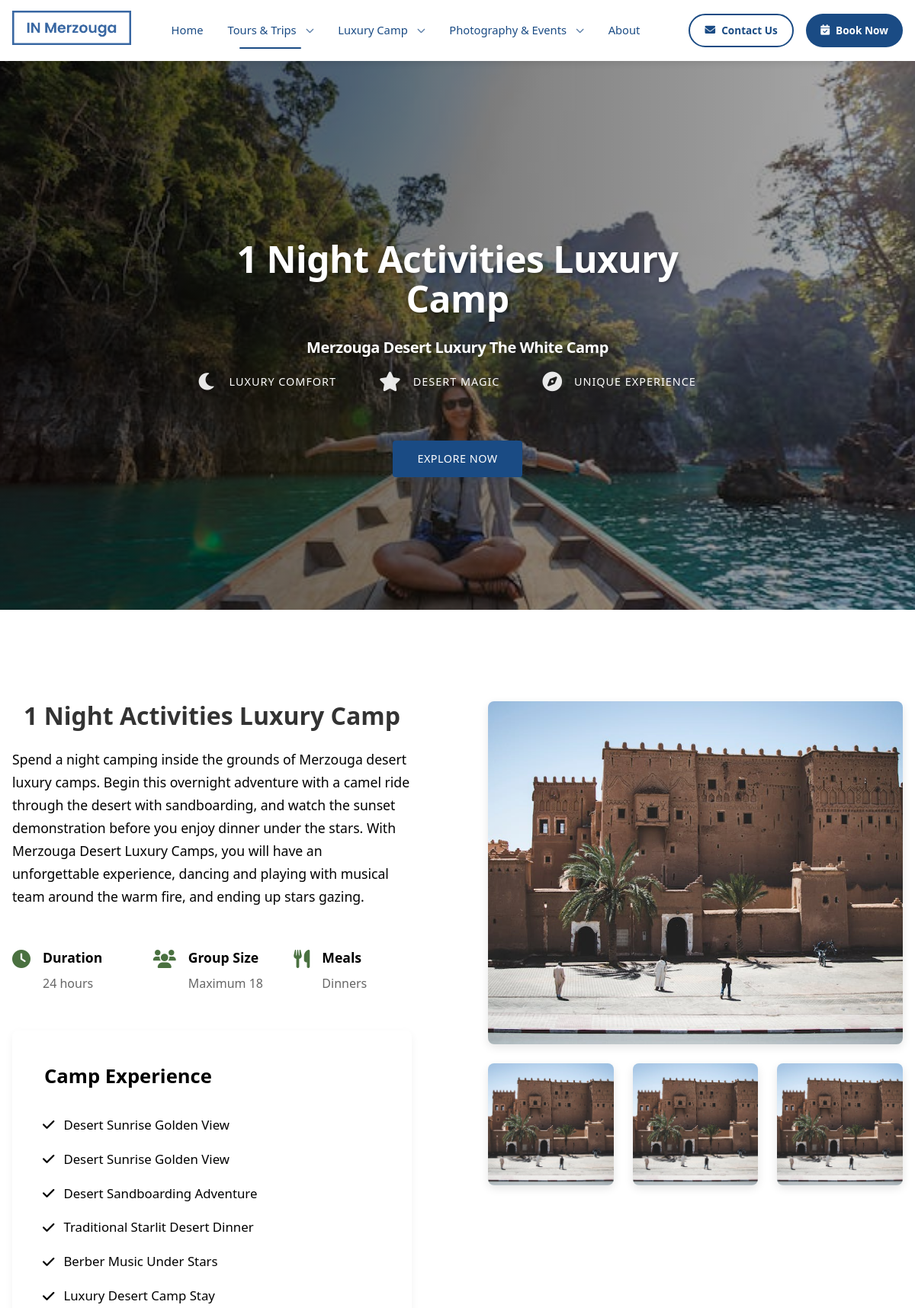
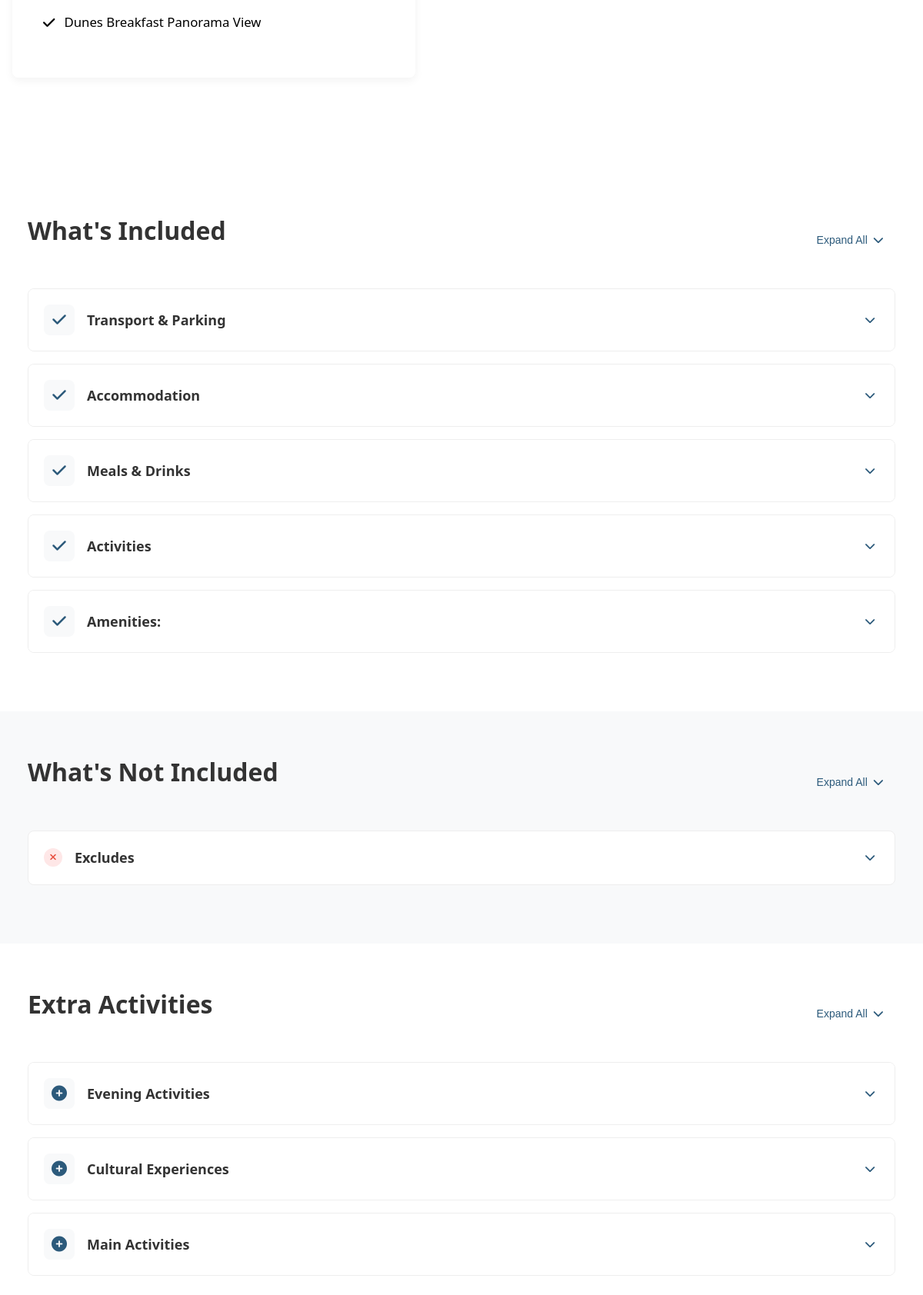
/luxury-camp/1-night-activities-luxury-camp/ (upper part), run on the app's committed database (2 pictures, top to bottom).
### app/models.py (models this page shows, shortened)
class SEOModel(models.Model):
    meta_title = models.CharField(
        max_length=60,
        blank=True,
        null=True,
        help_text="Meta title (50-60 characters recommended)"
    )
    meta_description = models.CharField(
        max_length=160,
        blank=True,
        null=True,
        help_text="Meta description (150-160 characters recommended)"
    )
    meta_keywords = models.CharField(
        max_length=255,
        blank=True,
        null=True,
        help_text="Comma-separated keywords"
    )
    og_title = models.CharField(
        max_length=60,
        blank=True,
        null=True,
        help_text="Open Graph title for social media"
    )
    og_description = models.CharField(
        max_length=200,
        blank=True,
        null=True,
        help_text="Open Graph description for social media"
    )
    og_image = models.ImageField(
        upload_to='seo/og/',
        blank=True,
        null=True,
        help_text="Open Graph image (1200x630px recommended)"
    )
    og_type = models.CharField(
        max_length=50,
        blank=True,
        null=True,
        default='website',
        help_text="Open Graph type (e.g., website, article)"
    )
    twitter_card = models.CharField(
        max_length=50,
        blank=True,
        null=True,
        default='summary_large_image',
        help_text="Twitter card type (summary, summary_large_image)"
    )
    twitter_title = models.CharField(
        max_length=60,
        blank=True,
        null=True,
        help_text="Twitter card title (falls back to OG title)"
    )
    twitter_description = models.CharField(
        max_length=200,
        blank=True,
        null=True,
        help_text="Twitter card description (falls back to OG description)"
    )
    twitter_image = models.ImageField(
        upload_to='seo/twitter/',
        blank=True,
        null=True,
        help_text="Twitter card image (falls back to OG image)"
    )
    canonical_url = models.URLField(
        blank=True,
        null=True,
        help_text="Canonical URL (if different from current URL)"
    )
    robots_index = models.BooleanField(
        default=True,
        null=True,
        help_text="Allow search engines to index this page"
    )
    robots_follow = models.BooleanField(
        default=True,
        null=True,
        help_text="Allow search engines to follow links on this page"
    )
    class Meta:
        abstract = True

class LuxuryCamp(SEOModel):
    title = models.CharField(max_length=200, help_text="Main title for the luxury camp")
    slug = models.SlugField(max_length=255, unique=True, blank=True, help_text="URL-friendly version of the title")
    subtitle = models.CharField(max_length=200, help_text="Subtitle describing the experience")
    description = models.TextField(help_text="Main description of the luxury camp experience")
    hero_image = models.ImageField(upload_to='luxury_camp/', help_text="Hero background image")
    is_active = models.BooleanField(default=True, help_text="Check to show this camp in navigation")
    main_section_image = models.ImageField(upload_to='luxury_camp/sections/', help_text="Main large image for the section", blank=True, null=True)
    main_section_image_caption = models.CharField(max_length=200, blank=True, help_text="Caption for the main section image")
    section_image_1 = models.ImageField(upload_to='luxury_camp/sections/', help_text="First small image", blank=True, null=True)
    section_image_1_caption = models.CharField(max_length=200, blank=True, help_text="Caption for the first small image")
    section_image_2 = models.ImageField(upload_to='luxury_camp/sections/', help_text="Second small image", blank=True, null=True)
    section_image_2_caption = models.CharField(max_length=200, blank=True, help_text="Caption for the second small image")
    section_image_3 = models.ImageField(upload_to='luxury_camp/sections/', help_text="Third small image", blank=True, null=True)
    section_image_3_caption = models.CharField(max_length=200, blank=True, help_text="Caption for the third small image")
    hero_feature_1_icon = models.CharField(max_length=50, default='fas fa-moon', help_text="FontAwesome icon class")
    hero_feature_1_text = models.CharField(max_length=100, default='Luxury Comfort')
    hero_feature_2_icon = models.CharField(max_length=50, default='fas fa-star', help_text="FontAwesome icon class")
    hero_feature_2_text = models.CharField(max_length=100, default='Desert Magic')
    hero_feature_3_icon = models.CharField(max_length=50, default='fas fa-compass', help_text="FontAwesome icon class")
    hero_feature_3_text = models.CharField(max_length=100, default='Unique Experience')
    duration = models.CharField(max_length=50, default='24 hours', help_text="Duration of the experience")
    group_size = models.CharField(max_length=50, default='2-4 persons per tent', help_text="Typical group size")
    meals_included = models.CharField(max_length=100, default='Dinner and breakfast included', help_text="Included meals")
    class Meta:
        verbose_name = "D - Luxury Camp"
        verbose_name_plural = "D - Luxury Camps"

class LuxuryCampExperience(models.Model):
    camp = models.ForeignKey(LuxuryCamp, related_name='experiences', on_delete=models.CASCADE)
    title = models.CharField(max_length=200)
    icon = models.CharField(max_length=50, default='fas fa-check', help_text="FontAwesome icon class")
    order = models.PositiveIntegerField(default=0)
    class Meta:
        ordering = ['order']
        verbose_name = "Camp Experience"
        verbose_name_plural = "Camp Experiences"

class LuxuryCampInclusion(models.Model):
    camp = models.ForeignKey(LuxuryCamp, related_name='inclusions', on_delete=models.CASCADE)
    title = models.CharField(max_length=200)
    description = models.TextField(help_text="Enter each item on a new line")
    icon = models.CharField(max_length=50, default='fas fa-check')
    order = models.PositiveIntegerField(default=0)
    class Meta:
        ordering = ['order']
    @property
    def description_list(self):
        return [item.strip() for item in self.description.split('\n') if item.strip()]

class LuxuryCampExclusion(models.Model):
    camp = models.ForeignKey(LuxuryCamp, related_name='exclusions', on_delete=models.CASCADE)
    title = models.CharField(max_length=200)
    description = models.TextField(help_text="Enter each item on a new line")
    icon = models.CharField(max_length=50, default='fas fa-times')
    order = models.PositiveIntegerField(default=0)
    class Meta:
        ordering = ['order']
    @property
    def description_list(self):
        return [item.strip() for item in self.description.split('\n') if item.strip()]

class LuxuryCampActivity(models.Model):
    camp = models.ForeignKey(LuxuryCamp, related_name='extra_activities', on_delete=models.CASCADE)
    title = models.CharField(max_length=200)
    description = models.TextField(help_text="Enter each item on a new line")
    icon = models.CharField(max_length=50, default='fas fa-plus-circle')
    order = models.PositiveIntegerField(default=0)
    class Meta:
        ordering = ['order']
        verbose_name_plural = "Luxury camp activities"
    @property
    def description_list(self):
        return [item.strip() for item in self.description.split('\n') if item.strip()]

### app/views.py (the view, shortened to what this page needs)
# urls.py: path('luxury-camp/', views.luxury_camp, name='luxury_camp'),
def luxury_camp(request, slug=None):
    if slug:
        camp = get_object_or_404(LuxuryCamp.objects.prefetch_related(
            'experiences',
            'inclusions',
            'exclusions',
            'extra_activities',
            'prices',
            'faqs',
            'photos'
        ), slug=slug)
    context = {
        'camp': camp,
        'experiences': camp.experiences.all(),
        'inclusions': camp.inclusions.all(),
        'exclusions': camp.exclusions.all(),
        'activities': camp.extra_activities.all(),
        'prices': camp.prices.all(),
        'faqs': camp.faqs.all(),
        'photos': camp.photos.all(),
        'seo': get_seo_context(camp),
    }
    return render(request, 'luxury-camp.html', context)

### templates/luxury-camp.html (shortened to what this page needs)
{% extends 'base-site.html' %}
{% load static %}
{% block extra_css %}
<link rel="stylesheet" href="https://cdnjs.cloudflare.com/ajax/libs/font-awesome/6.0.0/css/all.min.css">
<link rel="stylesheet" href="{% static 'css/luxury-camp.css' %}">
<link rel="stylesheet" href="{% static 'css/styles.css' %}">
<link rel="stylesheet" href="{% static 'css/contact.css' %}">
<link rel="stylesheet" href="{% static 'css/footer.css' %}">
<link rel="stylesheet" href="{% static 'css/tour-page.css' %}">
<link rel="stylesheet" href="{% static 'css/whats-included.css' %}">
<link rel="stylesheet" href="{% static 'css/not-included.css' %}">
<link rel="stylesheet" href="{% static 'css/prices.css' %}">
<link rel="stylesheet" href="{% static 'css/faq.css' %}">
<link rel="stylesheet" href="{% static 'css/customer-photos.css' %}">
{% endblock %}
{% block content %}
    <header class="luxury-hero">
        <div class="hero-background">
            <img src="{{ camp.hero_image.url }}" alt="{{ camp.title }}" class="hero-img">
            <div class="hero-overlay"></div>
        </div>
        <div class="container">
            <div class="hero-content">
                <h1>{{ camp.title }}<span style="font-size: 20px; font-weight: 600;"> <br> {{ camp.subtitle }}</span></h1>
                <div class="hero-features">
                    <div class="feature">
                        <i class="{{ camp.hero_feature_1_icon }}"></i>
                        <span>{{ camp.hero_feature_1_text }}</span>
                    </div>
                    <div class="feature">
                        <i class="{{ camp.hero_feature_2_icon }}"></i>
                        <span>{{ camp.hero_feature_2_text }}</span>
                    </div>
                    <div class="feature">
                        <i class="{{ camp.hero_feature_3_icon }}"></i>
                        <span>{{ camp.hero_feature_3_text }}</span>
                    </div>
                </div>
                <a href="#one-night" class="hero-cta">Explore Now</a>
            </div>
        </div>
    </header>
    <section id="one-night" class="one-night-luxury">
        <div class="container">
            <div class="luxury-grid">
                <div class="luxury-content">
                    <h2 class="section-title">{{ camp.title }}</h2>
                    <p class="luxury-description">{{ camp.description }}</p>
                    <div class="luxury-highlights">
                        <div class="highlight-item">
                            <i class="fas fa-clock"></i>
                            <div class="highlight-content">
                                <h3>Duration</h3>
                                <p>{{ camp.duration }}</p>
                            </div>
                        </div>
                        <div class="highlight-item">
                            <i class="fas fa-users"></i>
                            <div class="highlight-content">
                                <h3>Group Size</h3>
                                <p>{{ camp.group_size }}</p>
                            </div>
                        </div>
                        <div class="highlight-item">
                            <i class="fas fa-utensils"></i>
                            <div class="highlight-content">
                                <h3>Meals</h3>
                                <p>{{ camp.meals_included }}</p>
                            </div>
                        </div>
                    </div>
                    <div class="experience-includes">
                        <h3>Camp Experience</h3>
                        <ul class="includes-list">
                            {% for experience in camp.experiences.all %}
                            <li><i class="{{ experience.icon }}"></i> {{ experience.title }}</li>
                            {% endfor %}
                        </ul>
                    </div>
                </div>
                <div class="luxury-images">
                    <div class="image-grid">
                        <img src="{{ camp.main_section_image.url }}" alt="{{ camp.main_section_image_caption }}" class="main-image">
                        <div class="small-images">
                            <img src="{{ camp.section_image_1.url }}" alt="{{ camp.section_image_1_caption }}">
                            <img src="{{ camp.section_image_2.url }}" alt="{{ camp.section_image_2_caption }}">
                            <img src="{{ camp.section_image_3.url }}" alt="{{ camp.section_image_3_caption }}">
                        </div>
                    </div>
                </div>
            </div>
        </div>
    </section>
    <section class="whats-included-section">
        <div class="container">
            <div class="included-header">
                <h2 class="section-title">What's Included</h2>
                <button class="expand-all-included">
                    Expand All
                    <i class="fas fa-chevron-down"></i>
                </button>
            </div>
            <div class="included-items">
                {% for inclusion in inclusions %}
                <div class="included-item">
                    <div class="included-item-header">
                        <div class="item-icon">
                            <i class="{{ inclusion.icon }}"></i>
                        </div>
                        <h3>{{ inclusion.title }}</h3>
                        <button class="toggle-included">
                            <i class="fas fa-chevron-down"></i>
                        </button>
                    </div>
                </div>
                {% endfor %}
            </div>
        </div>
    </section>
    <section class="not-included-section">
        <div class="container">
            <div class="not-included-header">
                <h2 class="section-title">What's Not Included</h2>
                <button class="expand-all-not-included">
                    Expand All
                    <i class="fas fa-chevron-down"></i>
                </button>
            </div>
            <div class="not-included-items">
                {% for exclusion in exclusions %}
                <div class="not-included-item">
                    <div class="not-included-item-header">
                        <div class="item-icon">
                            <i class="{{ exclusion.icon }}"></i>
                        </div>
                        <h3>{{ exclusion.title }}</h3>
                        <button class="toggle-not-included">
                            <i class="fas fa-chevron-down"></i>
                        </button>
                    </div>
                </div>
                {% endfor %}
            </div>
        </div>
    </section>
    <section class="whats-included-section">
        <div class="container">
            <div class="included-header">
                <h2 class="section-title">Extra Activities</h2>
                <button class="expand-all-included plus">
                    Expand All
                    <i class="fas fa-chevron-down"></i>
                </button>
            </div>
            <div class="included-items">
                {% for activity in activities %}
                <div class="included-item extra">
                    <div class="included-item-header">
                        <div class="item-icon">
                            <i class="{{ activity.icon }}"></i>
                        </div>
                        <h3>{{ activity.title }}</h3>
                        <button class="toggle-included">
                            <i class="fas fa-chevron-down"></i>
                        </button>
                    </div>
                </div>
                {% endfor %}
            </div>
        </div>
    </section>
{% endblock %}

### data on the page
LuxuryCamp: hero_image (picture), title "1 Night Activities Luxury Camp", subtitle "Merzouga Desert Luxury The White Camp", hero_feature_1_text "LUXURY COMFORT", hero_feature_2_text "DESERT MAGIC", hero_feature_3_text "UNIQUE EXPERIENCE", description "Spend a night camping inside the grounds of Merzouga desert luxury camps. Begin this overnight adventure with a camel ride through the desert with sandboarding, and watch the sunset demonstration before you enjoy dinner under the stars. With Merzouga Desert Luxury Camps, you will have an unforgettable experience, dancing and playing with musical team around the warm fire, and ending up stars gazing.", duration "24 hours", group_size "Maximum 18", meals_included "Dinners", main_section_image (picture), section_image_1 (picture), section_image_2 (picture), section_image_3 (picture)
LuxuryCampExperience: title "Desert Sunrise Golden View"
LuxuryCampExperience: title "Desert Sunrise Golden View"
LuxuryCampExperience: title "Desert Sandboarding Adventure"
LuxuryCampExperience: title "Traditional Starlit Desert Dinner"
LuxuryCampExperience: title "Berber Music Under Stars"
LuxuryCampExperience: title "Luxury Desert Camp Stay"
LuxuryCampExperience: title "Dunes Breakfast Panorama View"
LuxuryCampInclusion: title "Transport & Parking"
LuxuryCampInclusion: title "Accommodation"
LuxuryCampInclusion: title "Meals & Drinks"
LuxuryCampInclusion: title "Activities"
LuxuryCampInclusion: title "Amenities:"
LuxuryCampExclusion: title "Excludes"
LuxuryCampActivity: title "Evening Activities"
LuxuryCampActivity: title "Cultural Experiences"
LuxuryCampActivity: title "Main Activities"
